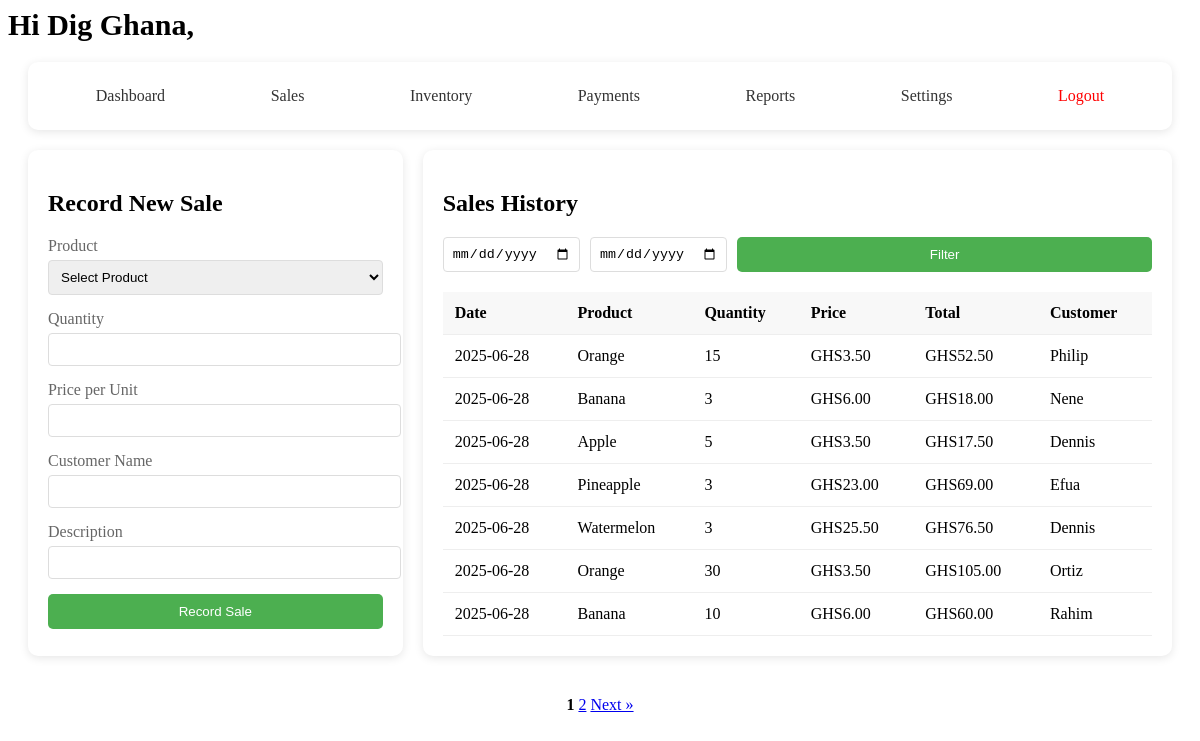
/sales (signed in), run on the app's committed database.
### models/user.py (models this page shows, shortened)
class User(UserMixin, db.Model):
    __tablename__ = 'users'
    id = db.Column(db.Integer, primary_key=True)
    business_name = db.Column(db.String(100))
    name = db.Column(db.String(100), nullable=False)
    email = db.Column(db.String(120), unique=True, nullable=False)
    password_hash = db.Column(db.String(200))
    created_at = db.Column(db.DateTime, default=datetime.utcnow)
    currency_code = db.Column(db.String(5), default='GHS')  # e.g., 'GHS', 'USD', etc.
    logo_path = db.Column(db.String(255))
    products = db.relationship('Product', backref='user', lazy=True, cascade='all, delete-orphan')
    sales = db.relationship('Sale', backref='user', lazy=True, cascade='all, delete-orphan')
    payments = db.relationship('Payment', backref='user', lazy=True, cascade='all, delete-orphan')

### models/sale.py (models this page shows, shortened)
class Sale(db.Model):
    __tablename__ = 'sales'
    id = db.Column(db.Integer, primary_key=True)
    quantity = db.Column(db.Integer, nullable=False)
    price = db.Column(db.Float, nullable=False)  # Selling price at time of sale
    profit = db.Column(db.Float)  # Calculated profit (price - cost_price) * quantity
    customer = db.Column(db.String(100))
    description = db.Column(db.String(200))
    date = db.Column(db.DateTime, default=datetime.utcnow)
    user_id = db.Column(db.Integer, db.ForeignKey('users.id'), nullable=False)
    product_id = db.Column(db.Integer, db.ForeignKey('products.id'), nullable=False)
    @property
    def total_amount(self):
        return self.quantity * self.price

### models/product.py (models this page shows, shortened)
class Product(db.Model):
    __tablename__ = 'products'
    id = db.Column(db.Integer, primary_key=True)
    name = db.Column(db.String(100), nullable=False, unique=True)  # Added unique constraint
    quantity = db.Column(db.Integer, default=0)
    cost_price = db.Column(db.Float, nullable=False)
    selling_price = db.Column(db.Float, nullable=False)
    profit_margin = db.Column(db.Float)
    min_stock_level = db.Column(db.Integer, default=10)
    created_at = db.Column(db.DateTime, default=datetime.utcnow)  # Renamed from created_at
    updated_at = db.Column(db.DateTime, default=datetime.utcnow, onupdate=datetime.utcnow)
    price = db.Column(db.Float)
    user_id = db.Column(db.Integer, db.ForeignKey('users.id'), nullable=False)
    sales = db.relationship('Sale', backref='product', lazy=True, cascade='all, delete-orphan')
    payments = db.relationship('Payment', backref='product', lazy=True)
    costs = db.relationship('ProductCost', backref='product', lazy=True)
    class ProductCost(db.Model):
        __tablename__ = 'product_costs'
        id = db.Column(db.Integer, primary_key=True)
        product_id = db.Column(db.Integer, db.ForeignKey('products.id'), nullable=False)
        cost_type = db.Column(db.String(50), nullable=False)  # e.g., 'purchase', 'transport', 'storage'
        amount = db.Column(db.Float, nullable=False)
        description = db.Column(db.String(200))
        date = db.Column(db.DateTime, default=datetime.utcnow)
        user_id = db.Column(db.Integer, db.ForeignKey('users.id'), nullable=False)

### app.py (the view, shortened to what this page needs)
@app.route('/sales', methods=['GET', 'POST'])
def sales():
    if 'user_id' not in session:
        return redirect(url_for('login'))
    start = request.args.get('start')
    end = request.args.get('end')
    sales_query = Sale.query.filter_by(user_id=session['user_id'])
    sales_query = sales_query.order_by(Sale.date.desc())
    page = request.args.get('page', 1, type=int)
    per_page = 7
    pagination = sales_query.paginate(page=page, per_page=per_page, error_out=False)
    products = Product.query.filter_by(user_id=session['user_id']).all()
    return render_template('sales.html',
        sales=pagination.items,
        pagination=pagination,
        products=products
    )

### app.py (called while the page is built)
@app.template_filter('currency')
def format_currency_filter(value, currency=None):
    if not value:
        return ''
    if not currency:
        currency = getattr(current_user, 'currency_code', 'GHS')  # ✅ Correct field
    try:
        return format_currency(value, currency, locale='en')
    except:
        return f"{currency} {value:,.2f}"

@app.before_request
def load_user():
    if 'user_id' in session:
        g.user = db.session.get(User, session['user_id'])

@login_manager.user_loader
def load_user(user_id):
    return User.query.get(int(user_id))  # assuming you're using SQLAlchemy and User has an id

@app.context_processor
def inject_user():
    return dict(current_user=current_user)

### templates/sales.html (shortened to what this page needs)
<!DOCTYPE html>
<html lang="en">
<head>
    <link rel="stylesheet" href="{{ url_for('static', filename='css/sales.css') }}">
</head>
<body>
    <span style="font-weight: bold; font-size: 30px; text-align: center;">
                    {% if current_user.is_authenticated and current_user.business_name %}
                                   Hi {{ current_user.business_name }},
                    {% else %}
                        AKONTABU
                    {% endif %}
  </span>
    <div class="sales-container">
        <div class="nav-bar">
            <div class="nav-links">
              <a href="{{ url_for('dashboard') }}" class="nav-link"> Dashboard</a>
              <a href="{{ url_for('sales') }}" class="nav-link"> Sales</a>
              <a href="{{ url_for('inventory') }}" class="nav-link"> Inventory</a>
              <a href="{{ url_for('payments') }}" class="nav-link"> Payments</a>
              <a href="{{ url_for('reports') }}" class="nav-link"> Reports</a>
              <a href="{{ url_for('settings') }}" class="nav-link"> Settings</a>
              <a href="{{ url_for('logout') }}" class="nav-link" style="color:red;"> Logout</a>
            </div>
        </div>
        <div class="sales-grid">
            <div class="new-sale-form">
                <h2>Record New Sale</h2>
                <form id="new-sale-form">
                    <div class="form-group">
                        <label for="product">Product</label>
                        <select id="product" name="product" required>
                            <option value="">Select Product</option>
                        </select>
                    </div>
                    <div class="form-group">
                        <label for="quantity">Quantity</label>
                        <input type="number" id="quantity" name="quantity" min="1" required>
                    </div>
                    <div class="form-group">
                        <label for="price">Price per Unit</label>
                        <input type="number" id="price" name="price" step="0.01" required readonly>
                    </div>
                    <div class="form-group">
                        <label for="customer">Customer Name</label>
                        <input type="text" id="customer" name="customer">
                    </div>
                    <div class="form-group">
                        <label for="description">Description</label>
                        <input type="text" id="description" name="description">
                    </div>
                    <button type="submit" class="submit-btn">Record Sale</button>
                </form>
            </div>
            <div class="sales-history">
                <h2>Sales History</h2>
                <div class="filter-section">
                    <input type="date" id="start-date" placeholder="Start Date">
                    <input type="date" id="end-date" placeholder="End Date">
                    <button onclick="filterSales()" class="submit-btn">Filter</button>
                </div>
                {% if sales %}
                    <table class="sales-table">
                    <thead>
                        <tr>
                            <th>Date</th>
                            <th>Product</th>
                            <th>Quantity</th>
                            <th>Price</th>
                            <th>Total</th>
                            <th>Customer</th>
                        </tr>
                    </thead>
                    <tbody id="sales-table-body">
                        {% for sale in sales %}
                        <tr>
                            <td>{{ sale.date.strftime('%Y-%m-%d') }}</td>
                            <td>{{ sale.product.name }}</td>
                            <td>{{ sale.quantity }}</td>
                            <td>{{ sale.price |currency }}</td>
                            <td>{{ sale.total_amount|currency }}</td>
                            <td>{{ sale.customer or 'N/A' }}</td>
                        </tr>
                        {% endfor %}
                    </tbody>
                </table>
                {% else %}
                    <p>No sales to display.</p>
                {% endif %}
            </div>
        </div>
    </div>
    {% if pagination %}
      <div class="pagination" style="text-align: center; margin-top: 20px;">
        {% if pagination.pages > 1 %}
          {% for p in pagination.iter_pages(left_edge=1, right_edge=1, left_current=1, right_current=1) %}
            {% if p %}
              {% if p == pagination.page %}
                <strong>{{ p }}</strong>
              {% else %}
                <a href="{{ url_for('sales', page=p) }}">{{ p }}</a>
              {% endif %}
            {% else %}
              …
            {% endif %}
          {% endfor %}
          {% if pagination.has_next %}
            <a href="{{ url_for('sales', page=pagination.next_num) }}">Next »</a>
          {% endif %}
        {% endif %}
    </div>
  {% endif %}
</body>
</html>

### static/css/sales.css (style rules this page uses)
.sales-container { max-width: 1200px; margin: 0 auto; padding: 20px; }
.nav-bar { background: #fff; padding: 15px; border-radius: 10px; box-shadow: 0 2px 10px rgba(0,0,0,0.1); margin-bottom: 20px; }
.nav-links { display: flex; justify-content: space-around; }
.nav-link { text-decoration: none; color: #333; padding: 10px 20px; border-radius: 5px; transition: background 0.3s ease; }
.sales-grid { display: grid; grid-template-columns: 1fr 2fr; gap: 20px; }
.new-sale-form { background: #fff; padding: 20px; border-radius: 10px; box-shadow: 0 2px 10px rgba(0,0,0,0.1); }
.form-group { margin-bottom: 15px; }
.form-group label { display: block; margin-bottom: 5px; color: #666; }
.form-group input, .form-group select { width: 100%; padding: 8px; border: 1px solid #ddd; border-radius: 4px; }
.submit-btn { background: #4CAF50; color: white; padding: 10px 20px; border: none; border-radius: 5px; cursor: pointer; width: 100%; }
.sales-history { background: #fff; padding: 20px; border-radius: 10px; box-shadow: 0 2px 10px rgba(0,0,0,0.1); }
.sales-table { width: 100%; border-collapse: collapse; }
.sales-table th, .sales-table td { padding: 12px; text-align: left; border-bottom: 1px solid #eee; }
.sales-table th { background: #f8f8f8; font-weight: 600; }
.filter-section { margin-bottom: 20px; display: flex; gap: 10px; }
.filter-section input { padding: 8px; border: 1px solid #ddd; border-radius: 4px; }

### data on the page
User: business_name "Dig Ghana"
Sale: date "2025-06-28", product.name "Orange", quantity "15", price "GHS3.50", total_amount "GHS52.50", customer "Philip"
Sale: date "2025-06-28", product.name "Banana", quantity "3", price "GHS6.00", total_amount "GHS18.00", customer "Nene"
Sale: date "2025-06-28", product.name "Apple", quantity "5", price "GHS3.50", total_amount "GHS17.50", customer "Dennis"
Sale: date "2025-06-28", product.name "Pineapple", quantity "3", price "GHS23.00", total_amount "GHS69.00", customer "Efua"
Sale: date "2025-06-28", product.name "Watermelon", quantity "3", price "GHS25.50", total_amount "GHS76.50", customer "Dennis"
Sale: date "2025-06-28", product.name "Orange", quantity "30", price "GHS3.50", total_amount "GHS105.00", customer "Ortiz"
Sale: date "2025-06-28", product.name "Banana", quantity "10", price "GHS6.00", total_amount "GHS60.00", customer "Rahim"

### other printed values
{{ p }} "1"
{{ p }} "2"
